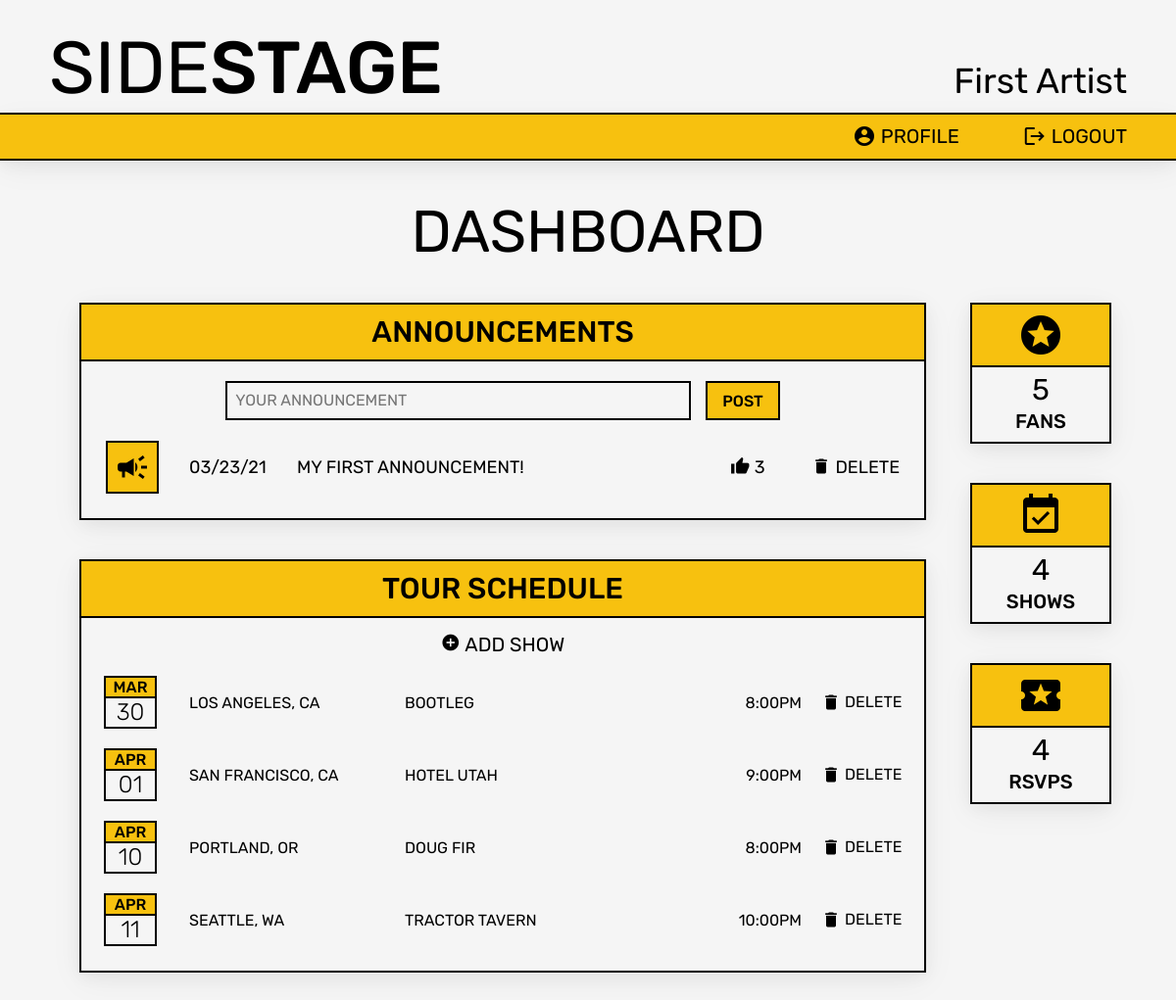
The page /dashboard/artist/ (signed in) on the database its author committed.
### artist/models.py (models this page shows)
class Artist(models.Model):
    email = models.CharField(max_length=255)
    stage_name = models.CharField(max_length=255)
    password = models.CharField(max_length=60)
    hometown = models.CharField(null=True, max_length=255)
    genre = models.CharField(null=True, max_length=100)
    website = models.CharField(null=True, max_length=255)
    photo = models.ImageField(upload_to='images/', null=True, blank=True)
    bio = models.TextField(null=True)
    followed_by = models.ManyToManyField(Fan, related_name = "artist_followed_by")
    created_at = models.DateTimeField(auto_now_add=True)
    updated_at = models.DateTimeField(auto_now=True)
    objects = ArtistManager()

class Announcements(models.Model):
    ann_post = models.TextField()
    ann_posted_by = models.ForeignKey(Artist, related_name="ann_added", null=True, on_delete = models.CASCADE)
    likes = models.ManyToManyField(Fan, related_name = "liked_by")
    created_at = models.DateTimeField(auto_now_add=True)
    updated_at = models.DateTimeField(auto_now=True)

class Tour(models.Model):
    location = models.CharField(max_length=255)
    venue = models.CharField(max_length=255)
    show_date = models.DateTimeField(null=True)
    show_time = models.TimeField(null=True)
    price = models.DecimalField(decimal_places=2, max_digits=5, null=True)
    tickets = models.TextField(null=True)
    details = models.CharField(max_length=255, null=True)
    tour_added_by = models.ForeignKey(Artist, related_name="tour_added", null=True, on_delete = models.CASCADE)
    attendee = models.ManyToManyField(Fan, related_name = "rsvp_by")
    created_at = models.DateTimeField(auto_now_add=True)
    updated_at = models.DateTimeField(auto_now=True)
    objects = TourManager()

### sidestage/views.py (the view)
# urls.py: path('dashboard/artist/', views.dashboard_artist),
def dashboard_artist(request):
    if 'user_id' not in request.session:
        messages.error(request, "Please log in to access Sidestage.")
        return redirect('/')
    user = Artist.objects.get(id = request.session['user_id'])
    fans = user.followed_by.all()
    shows = Tour.objects.filter(tour_added_by=user)
    shows_count = Tour.objects.filter(tour_added_by=user).count()
    rsvps = (Tour.objects.annotate(attendees=Count('attendee')).filter(tour_added_by=user, attendees__gt=0))
    posted_announcements = Announcements.objects.filter(ann_posted_by=user)
    new_tour_date = Tour.objects.last()
    context = {
        'user': user,
        'posted_announcements': posted_announcements,
        'fans': fans,
        'posted_tour_date': shows,
        'shows': shows,
        'rsvps': rsvps,
        'new_tour_date': new_tour_date
    }
    return render(request, "artist/index.html", context)

### artist/templates/artist/index.html (shortened to what this page needs)
<!DOCTYPE html>
<html lang="en">
<head>
    {% load static %}
    <link rel="stylesheet" href="{% static 'css/style.css' %}">
</head>
<body>
    <div id="container">
        <div id="header">
            <div id="logo"><span class="logo">SIDE</span><span class="logo bold">STAGE</span></div>
            <p>{{ user.stage_name }}</p>
        </div>
        <div id="nav">
            <ul class="nav">
                <li><a href="/artist/profile/"><span class="material-icons">&#xe853;</span> PROFILE</a></li>
                <li><a href="/logout/"><span class="material-icons">&#xe9ba;</span> LOGOUT</a></li>
            </ul>
        </div>
        <div id="title">
            <div class="panel_title">
                <h1>DASHBOARD</h1>
            </div>
        </div>
        <div id="main">
            <div class="main_tile">
                <div class="main_head">ANNOUNCEMENTS</div>
                <div>
                    <div id="ann_form_style">
                        <form id="ann_form" action="/artist/add_ann/" method="POST" data-role="new_ann">
                            <div class="input-group2">
                                <input class="input--style-3" type="text" placeholder="YOUR ANNOUNCEMENT"
                                    name="ann_post">
                            </div>
                            <input type="submit" name="submit" id="submit" class="ann_submit" value="POST" />
                        </form>
                    </div>
                </div>
                <table class="ann_table">
                    <tbody>
                        {% if posted_announcements %}
                        {% for post in posted_announcements|dictsortreversed:"created_at" %}
                        <tr id="ann_{{post.id}}">
                            <td class="icon_table"><span class="material-icons ann-box">&#xef49;</span></td>
                            <td class="date_table">{{ post.created_at|date:"m/d/y" }}</td>
                            <td>{{ post.ann_post|upper }}</td>
                            <td><span class="material-icons md-20">&#xe8dc;</span> {{ post.likes.count }}</td>
                            <td class="delete_table"><a href="/artist/delete_ann/{{post.id}}/" class="delete_ann"
                                    data-role="{{post.id}}"><span class="material-icons md-20">&#xe872;</span>
                                    DELETE</a></td>
                        </tr>
                        {% endfor %}
                        {% else %}
                        <p class="no_data">NO ANNOUNCEMENTS YET!</p>
                        {% endif %}
                    </tbody>
                </table>
            </div>
            <div class="main_tile">
                <div class="main_head">TOUR SCHEDULE</div>
                <p class="add"><span id="tour_show"><span class="material-icons md-20">&#xe147;</span> ADD SHOW</span>
                </p>
                <table class="tour_table">
                    <tbody>
                        {% if posted_tour_date %}
                        {% for tour_date in posted_tour_date|dictsort:"show_date" %}
                        <tr id="tour_{{tour_date.id}}" data-id="date_append" class="date_appended">
                            <td class="cal_table">
                                <div class="date_box">
                                    <div class="date_month">{{ tour_date.show_date|date:"M"|upper }}</div>
                                    <div class="date_day">{{ tour_date.show_date|date:"d" }}</div>
                                </div>
                            </td>
                            <td class="city_table">{{ tour_date.location|upper }}</td>
                            <td>{{ tour_date.venue|upper }}</td>
                            <td class="time_table">{{ tour_date.show_time|time:"g:iA" }}</td>
                            <td class="tour_action_table">
                                <a href="/artist/delete_tour/{{tour_date.id}}/" class="delete_tour"
                                    data-role="{{tour_date.id}}"><span class="material-icons md-20">&#xe872;</span>
                                    DELETE</a></td>
                        </tr>
                        {% endfor %}
                        {% else %}
                        <p class="no_data">NO SHOWS YET!</p>
                        {% endif %}
                    </tbody>
                </table>
            </div>
        </div>
        <div id="panel">
            <div class="stat_square">
                <div class="panel_head">
                    <p><span class="material-icons md-60">&#xe8d0;</span></p>
                </div>
                <h2>{{ fans.count }}</h2>
                <p><span class="stat_square_title">FANS</span></p>
            </div>
            <div class="stat_square">
                <div class="panel_head">
                    <p><span class="material-icons md-60">&#xe614;</span></p>
                </div>
                <h2 class="shows_count">{{ shows.count }}</h2>
                <p><span class="stat_square_title">SHOWS</span></p>
            </div>
            <div class="stat_square">
                <div class="panel_head">
                    <p><span class="material-icons md-60">&#xe53f;</span></p>
                </div>
                <h2>{{ rsvps.count }}</h2>
                <p><span class="stat_square_title">RSVPS</span></p>
            </div>
        </div>
    </div>
</body>
</html>

### common-static/css/style.css (style rules this page uses)
* { margin: 0; padding: 0; font-family: 'Rubik', sans-serif; font-weight: 400; }
body { background-color: #f5f5f5; }
a:link { color: #000; text-decoration: none; }
ul { list-style-type: none; font-size: 20px; }
.material-icons { vertical-align: top; }
.material-icons.md-20 { font-size: 20px; }
.material-icons.md-60 { font-size: 48px; }
.material-icons.ann-box { font-size: 36px; margin-left: 20px; width: 50px; height: 50px; background-color: #f7c10f; display: flex; border: 2px solid #000000; align-items: center; justify-content: center; }
.logo { font-size: 75px; }
.logo.bold { font-weight: 500 }
#container { justify-content: space-between; text-align: center; background-color: #f5f5f5; margin: 0 auto; }
#header { height: 80px; padding: 25px 50px 10px 50px; display: flex; background-color: #f5f5f5; border-bottom: 2px solid #000000; justify-content: space-between; align-items: baseline; }
#header p { font-size: 36px; }
#nav { height: 45px; background-color:#f7c10f; display: block; text-align: right; border-bottom: 2px solid #000000; box-shadow: rgba(17, 17, 26, 0.05) 0px 4px 16px, rgba(17, 17, 26, 0.05) 0px 8px 32px; }
#nav li { display: inline-block; padding: 10px 10px; margin-right: 40px; }
#nav a:link { color: #000; text-decoration: none; }
#main { width: 900px; margin: 20px 20px 20px 0px; display: inline-block; vertical-align: top; text-align: center; }
#main p { font-size: 20px; }
.main_tile { width: 860px; margin: 20px auto; display: inline-block; vertical-align: top; border: 2px solid #000000; padding-bottom: 5px; box-shadow: rgba(17, 17, 26, 0.05) 0px 4px 16px, rgba(17, 17, 26, 0.05) 0px 8px 32px; }
.main_head { background-color: #f7c10f; font-size: 30px; font-weight: 500; margin-bottom: 5px; padding: 10px; border-bottom: 2px solid #000000; }
#panel { width: 150px; margin: 20px 0px; display: inline-block; vertical-align: top; font-size: 20px; text-align: center; }
#ann_form { display: flex; justify-content: space-between; }
#ann_form_style { margin-top: 20px; display: flex; height: 40px; justify-content: space-evenly; }
table.ann_table { margin: 10px auto; width: 100%; border-collapse: collapse; text-align: left; table-layout: auto; font-size: 18px; }
table.ann_table td { padding: 0px 5px; }
table.ann_table tr { height: 75px; }
.icon_table { width: 95px; }
.date_box { width: 50px; height: 50px; display: inline-block; border: 2px solid #000000; text-align: center; }
.date_month { background-color: #f7c10f; font-size: 16px; font-weight: 500; border-bottom: 2px solid #000000; }
.date_day { font-size: 24px; font-weight: 300; }
.cal_table { width: 80px; text-align: center; }
.date_table { width: 100px; }
.time_table { width: 80px; text-align: right; }
.city_table { width: 200px; }
.delete_table { width: 110px; }
.tour_action_table { width: 95px; }
table.tour_table { margin: 10px auto; width: 100%; border-collapse: collapse; text-align: left; table-layout: auto; font-size: 16px; }
table.tour_table td, table.trip_table th { padding: 10px 10px; }
.panel_title { margin-top: 40px; height: 65px; font-size: 30px; display: flex; align-items: center; justify-content: center; }
.panel_head { background-color: #f7c10f; font-size: 20px; font-weight: 500; margin-bottom: 5px; padding: 5px; border-bottom: 2px solid #000000; }
.stat_square { width: 140px; height: 140px; margin: 20px auto; display: inline-block; vertical-align: top; border: 2px solid #000000; box-shadow: rgba(17, 17, 26, 0.05) 0px 4px 16px, rgba(17, 17, 26, 0.05) 0px 8px 32px; }
.stat_square p { padding: 2px; }
.stat_square_title { font-weight: 500; }
.ann_submit { padding: 4px 15px; background: #f7c10f; color: #000; font-size: 16px; font-weight: 500; border: solid 2px #000; }
input { outline: none; margin: 0; border: none; font-family: inherit; }
.input-group2 { margin-right: 15px; position: relative; border: 2px solid #000; display: inline-block; }
.input--style-3 { width: 455px; padding: 8px 8px; color: #000; background-color: #f5f5f5; font-size: 16px; }
.add { margin-top: 15px; font-size: 20px; }

### rows shown on the page
Artist: stage_name "First Artist"
Announcements: created_at "03/23/21", ann_post "MY FIRST ANNOUNCEMENT!", likes.count "3"
Tour: show_date "MAR", show_date "30", location "LOS ANGELES, CA", venue "BOOTLEG", show_time "8:00PM"
Tour: show_date "APR", show_date "01", location "SAN FRANCISCO, CA", venue "HOTEL UTAH", show_time "9:00PM"
Tour: show_date "APR", show_date "10", location "PORTLAND, OR", venue "DOUG FIR", show_time "8:00PM"
Tour: show_date "APR", show_date "11", location "SEATTLE, WA", venue "TRACTOR TAVERN", show_time "10:00PM"

### other values the page prints
{{ fans.count }} "5"
{{ shows.count }} "4"
{{ rsvps.count }} "4"
